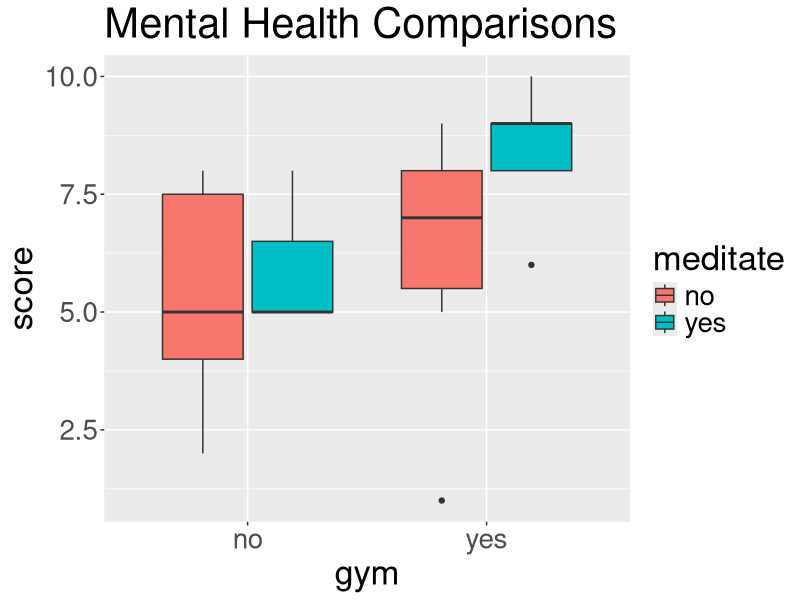
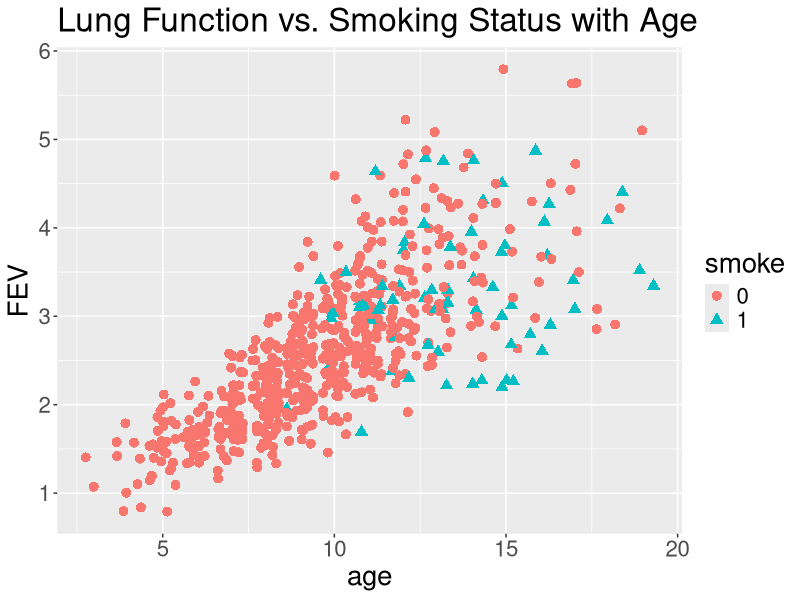
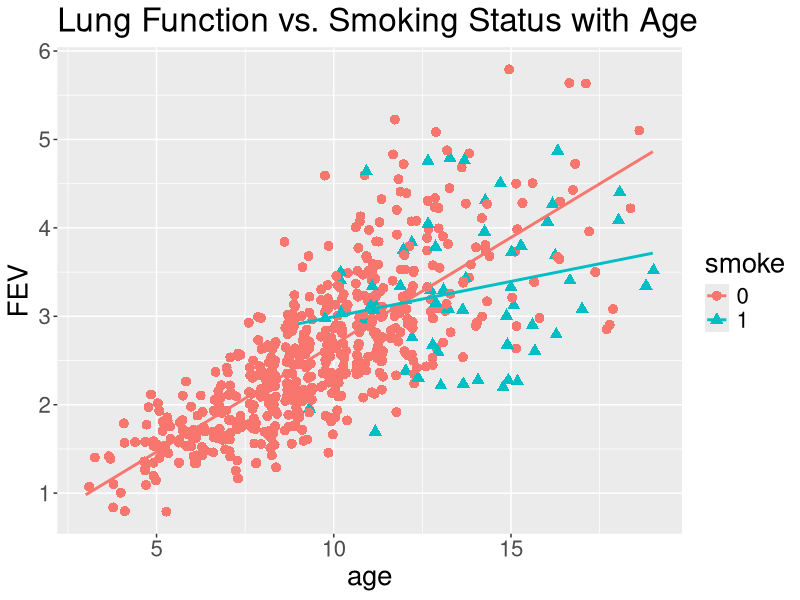

Write R code to recreate these figures, in order.
## ---- chunk 1
  knitr::opts_chunk$set(echo = TRUE)
  knitr::opts_chunk$set(dev = 'pdf')
  def.chunk.hook  <- knitr::knit_hooks$get("chunk")
  knitr::knit_hooks$set(chunk = function(x, options) {
    x <- def.chunk.hook(x, options)
    ifelse(options$size != "normalsize", paste0("\n \\", options$size,"\n\n", x, "\n\n \\normalsize"), x)
  })
## ---- chunk 2
neither <- c(7, 4, 2, 8, 4, 5, 8)
gym <- c(5, 1, 8, 8, 9, 7, 6)
meditate <- c(7, 5, 5, 8, 5, 6, 5)
both <- c(9, 6, 8, 9, 9, 8, 10)

mh_df <- data.frame(
  score = c(neither, gym, meditate, both),
  gym = c(rep("no", 7), rep("yes", 7),
          rep("no", 7), rep("yes", 7)),
  meditate = c(rep("no", 14), rep("yes",14))
)

library(ggplot2)
theme_update(text = element_text(size = 25))

ggplot(data=mh_df, mapping=aes(x=gym, y=score, fill=meditate)) +
  geom_boxplot() + ggtitle("Mental Health Comparisons")
## ---- chunk 3
mh_df$gym <- ifelse(mh_df$gym=="no", 0, 1)
mh_df$meditate <- ifelse(mh_df$meditate=="no", 0, 1)
## ---- chunk 4
full_model <- lm(score ~ gym + meditate + gym:meditate, data=mh_df)
null_model <- lm(score ~ I(gym + meditate) + gym:meditate, data=mh_df)
anova(null_model, full_model)
## ---- chunk 5
library(readr)
library(dplyr)
learn_prob <- read_csv("learn_prob.csv")
show <- learn_prob %>% 
  select("score", "handwritten", "coding")

knitr::kable(show[1:9,])
## ---- chunk 6
library(readr)
FEV <- read_delim("FEV.txt", delim = "\t", escape_double = FALSE, trim_ws = TRUE)


ggplot(data=FEV, mapping = aes(x = age, y=fev, color=factor(smoke))) + 
  geom_jitter(aes(shape=factor(smoke)), size=3) + 
  theme(text=element_text(size=20)) + 
  labs(y="FEV", title="Lung Function vs. Smoking Status with Age", shape="smoke", color="smoke")
## ---- chunk 7
library(readr)
FEV <- read_delim("FEV.txt", delim = "\t", escape_double = FALSE, trim_ws = TRUE)


ggplot(data=FEV, mapping = aes(x = age, y=fev, color=factor(smoke))) + 
  geom_jitter(aes(shape=factor(smoke)), size=3) + geom_smooth(method="lm", se=FALSE) +
  theme(text=element_text(size=20)) + 
  labs(y="FEV", title="Lung Function vs. Smoking Status with Age", shape="smoke", color="smoke")
## ---- chunk 8
model1 <- lm(fev ~ smoke + age, data=FEV)
summary(model1)
## ---- chunk 9
model2 <- lm(fev ~ smoke*age, data=FEV)
summary(model2)
## ---- chunk 10
null_model <- lm(fev ~ age, data=FEV)
anova(null_model, model2)
## ---- chunk 11
smith <- read_delim("smith.txt")
knitr::kable(smith[1:8,1:8])
